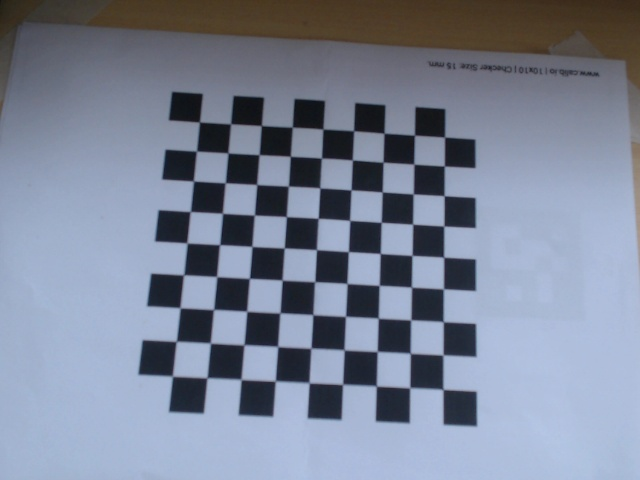
#> input picture Calibration/c920/foto_1.jpg, 640 x 480 px; its folder holds only this picture in this run
$ python calibrarion.py
#> lines starting #> are read from the running program, lines starting #| are printed output that depends on the picture; after the words box and inside, x2 and y2 are one past the last pixel; in counts of white or black regions, pixels touching at a corner belong together
import numpy as np
import cv2
import glob
import yaml
import os

# Termination criteria
criteria = (cv2.TERM_CRITERIA_EPS + cv2.TERM_CRITERIA_MAX_ITER, 30, 0.001)

# Prepare object points, like (0,0,0), (1,0,0), (2,0,0) ....,(8,8,0)
objp = np.zeros((9*9, 3), np.float32)
square_size = 15  # Tamanho real do quadrado em mm
objp[:, :2] = np.mgrid[0:9, 0:9].T.reshape(-1, 2) * square_size

# Arrays to store object points and image points from all the images.
objpoints = []  # 3D point in real world space
imgpoints = []  # 2D points in image plane.

# Load images from specified directory
images = glob.glob(r'/Calibration/c920/*.jpg')
images_result = glob.glob(r'/Calibration/c920_result/*.jpg')

# Create a results directory to save corrected images
results_dir = '/Calibration/results-c920'
combined_iphone_results = '/Calibration/results-combined-c920'

os.makedirs(results_dir, exist_ok=True)
os.makedirs(combined_iphone_results, exist_ok=True)

found = 0
for fname in images:
    img = cv2.imread(fname)  # Capture frame-by-frame
#> img is the input picture: shape (480, 640, 3); mean B, G, R 151.4, 132.9, 124.5
    gray = cv2.cvtColor(img, cv2.COLOR_BGR2GRAY)
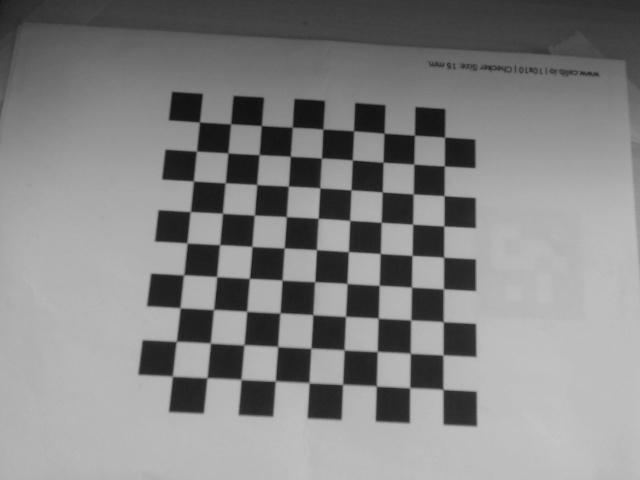
#> gray: shape (480, 640); min 15, max 197, mean 132.5

    # Find the chess board corners
    ret, corners = cv2.findChessboardCorners(gray, (9, 9), None)
#> ret = True; corners = 81 rows, first 8: [199.2, 121.8], [230.6, 123.8], [261.4, 125.7], [292.2, 127.1], [323, 129.2], [353.8, 130.7], [384.1, 133.3], [414.9, 135]

    # If found, add object points, image points (after refining them)
    if ret:
        objpoints.append(objp)  # Every loop objp is the same, in 3D.
        corners2 = cv2.cornerSubPix(gray, corners, (11, 11), (-1, -1), criteria)
#> corners2 = 81 rows, first 8: [199.4, 122.1], [230.6, 123.8], [261.3, 125.5], [292.3, 127.2], [322.8, 129], [353.6, 130.8], [384, 133.3], [414.5, 135.2]
        imgpoints.append(corners2)

        # Draw and display the corners
        img = cv2.drawChessboardCorners(img, (9, 9), corners2, ret)
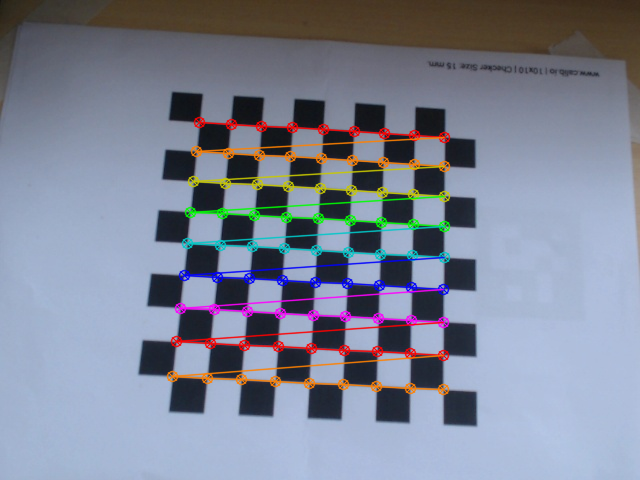
#> img: shape (480, 640, 3); 6.24% of pixels changed, all inside (x1, y1, x2, y2) = (166, 116, 451, 396)
        found += 1

        # Resize the image for visualization
        img_resized = cv2.resize(img, (1080, 720))  # Ajuste as dimensões conforme necessário
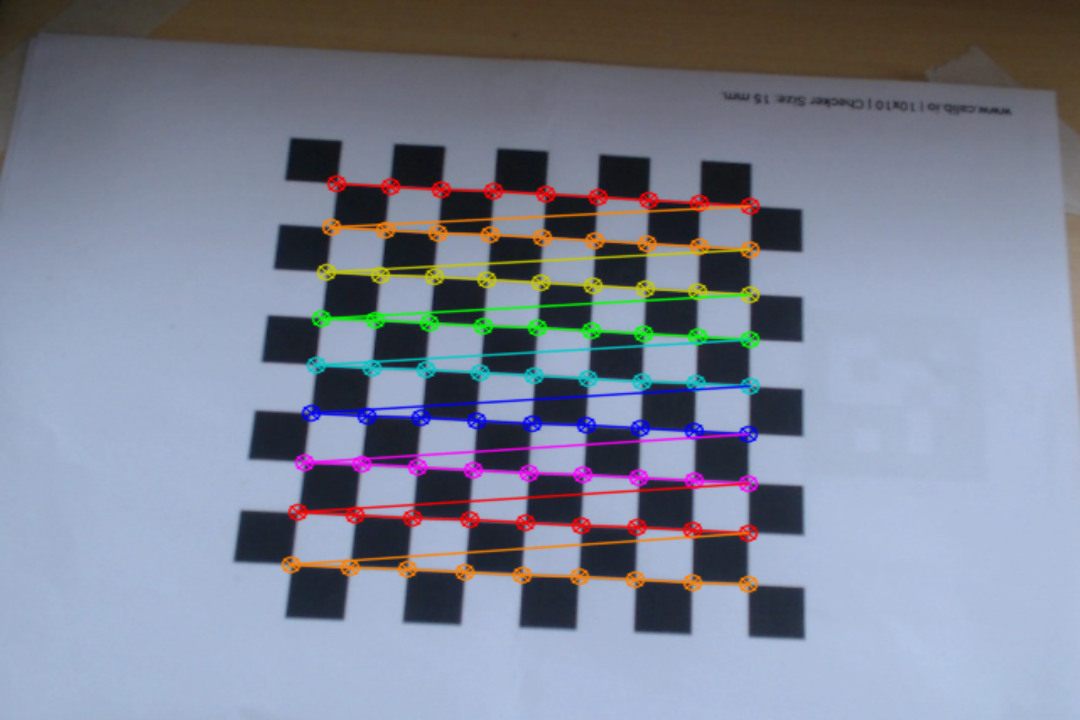
#> img_resized: shape (720, 1080, 3); mean B, G, R 149.9, 132.8, 126.6
        cv2.imshow('img', img_resized)
        cv2.waitKey(500)

# Calibration
ret, mtx, dist, rvecs, tvecs = cv2.calibrateCamera(objpoints, imgpoints, gray.shape[::-1], None, None)
#> ret = 0.176; mtx = [[496.1, 0, 316.5], [0, 490.5, 224.5], [0, 0, 1]]; dist = [[-0.0581, 0.482, 0.00479, -0.0047, -0.977]]; rvecs = ([-0.174, -0.0222, 0.0559],); tvecs = ([-56.72, -50.51, 240.4],)

# Transform the matrix and distortion coefficients to writable lists
data = {
    'camera_matrix': np.asarray(mtx).tolist(),
    'dist_coeff': np.asarray(dist).tolist()
}
#> data = {'camera_matrix': [[496.1, 0, 316.5], [0, 490.5, 224.5], [0, 0, 1]], 'dist_coeff': [[-0.0581, 0.482, 0.00479, -0.0047, -0.977]]}

# Save calibration data to a file
with open("calibration_matrix-c920.yaml", "w") as f:
    yaml.dump(data, f)

# Apply undistortion to the images and display original and corrected images
for idx, fname in enumerate(images_result):
    img = cv2.imread(fname)

    # Undistort the image using the calibration parameters
    h, w = img.shape[:2]
    new_camera_mtx, roi = cv2.getOptimalNewCameraMatrix(mtx, dist, (w, h), 1, (w, h))
    dst = cv2.undistort(img, mtx, dist, None, new_camera_mtx)

    # Resize images for side-by-side visualization
    img_resized = cv2.resize(img, (640, 480))  # Resize original
    dst_resized = cv2.resize(dst, (640, 480))  # Resize corrected

    # Concatenate the original and corrected images horizontally
    combined = np.hstack((img_resized, dst_resized))

    # Display the combined image
    cv2.imshow('Original vs Corrected', combined)
    cv2.waitKey(500)

    # Define the path correctly
    corrected_combined_image_name = os.path.join(combined_iphone_results, f'corrected_combined_{idx}.png')
    cv2.imwrite(corrected_combined_image_name, combined)

    # Save the corrected image
    corrected_image_name = os.path.join(results_dir, f'corrected_{idx}.png')
    cv2.imwrite(corrected_image_name, dst)

print("Number of images used for calibration: ", found)

# When everything done, release the capture
cv2.destroyAllWindows()

$ run again, on Calibration/c920/foto_14.jpg
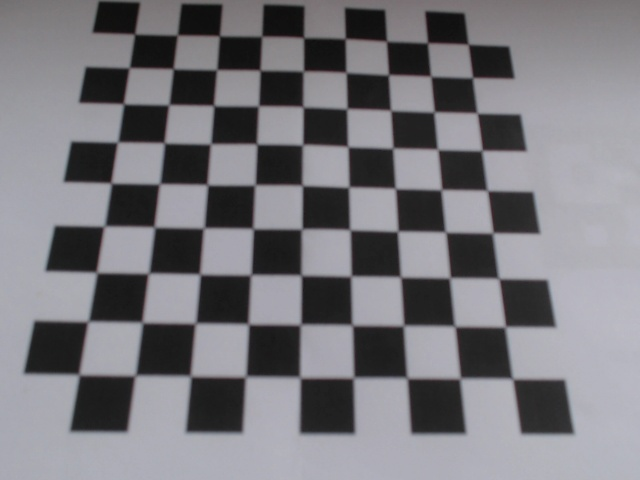
#> input picture Calibration/c920/foto_14.jpg, 640 x 480 px
#> img is the input picture: shape (480, 640, 3); mean B, G, R 124.6, 119.6, 120.6
#> `ret, corners = cv2.findChessboardCorners(gray, (9, 9), None)`: ret = True; corners = 81 rows, first 8: [133.2, 32.3], [179.4, 33.18], [220.6, 37.58], [262, 36.5], [303.5, 37.5], [345, 38.5], [387, 41.5], [427.5, 43]
#> corners2 = 81 rows, first 8: [134.6, 34.09], [177.3, 35.05], [219.4, 35.82], [261.7, 36.35], [303.5, 37.67], [345.3, 38.62], [386.4, 41.23], [427.6, 42.85]
#> `img = cv2.drawChessboardCorners(img, (9, 9), corners2, ret)`:
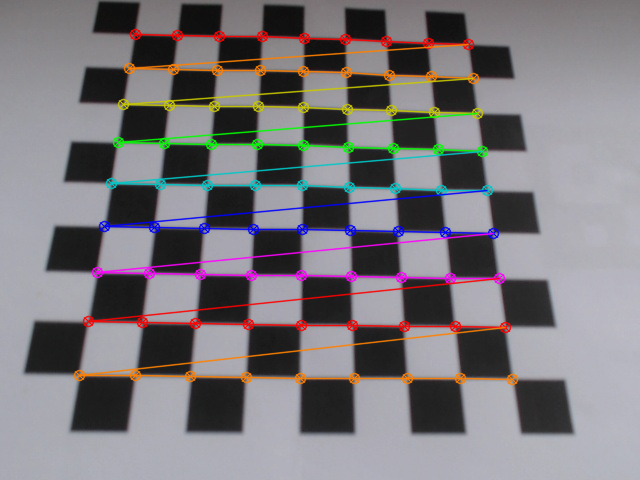
#> img: shape (480, 640, 3); 8.27% of pixels changed, all inside (x1, y1, x2, y2) = (73, 28, 519, 386)
#> `img_resized = cv2.resize(img, (1080, 720))`:
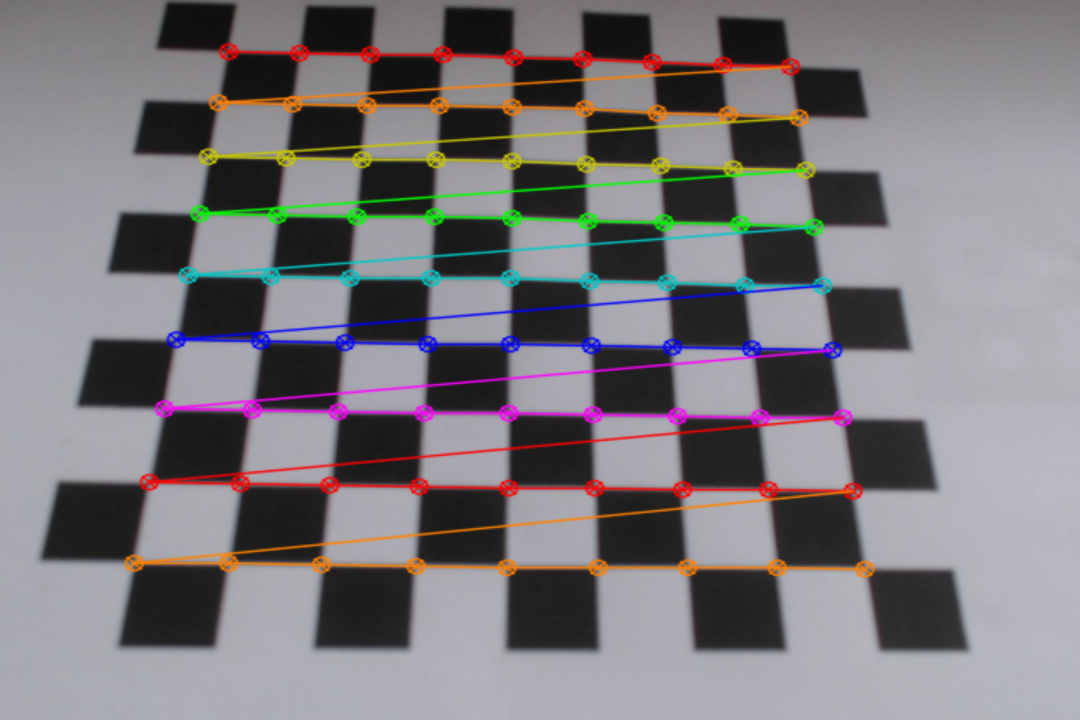
#> img_resized: shape (720, 1080, 3); mean B, G, R 123.6, 119.6, 123
#> `ret, mtx, dist, rvecs, tvecs = cv2.calibrateCamera(objpoints, imgpoint..`: ret = 0.518; mtx = [[822.1, 0, 335.7], [0, 981.4, 344.6], [0, 0, 1]]; dist = [[0.0508, -0.527, 0.00281, -0.0133, 0.529]]; rvecs = ([-0.584, -0.0334, -0.000507],); tvecs = ([-71.18, -93.02, 294.2],)
#> data = {'camera_matrix': [[822.1, 0, 335.7], [0, 981.4, 344.6], [0, 0, 1]], 'dist_coeff': [[0.0508, -0.527, 0.00281, -0.0133, 0.529]]}

$ run again, on Calibration/c920/foto_15.jpg
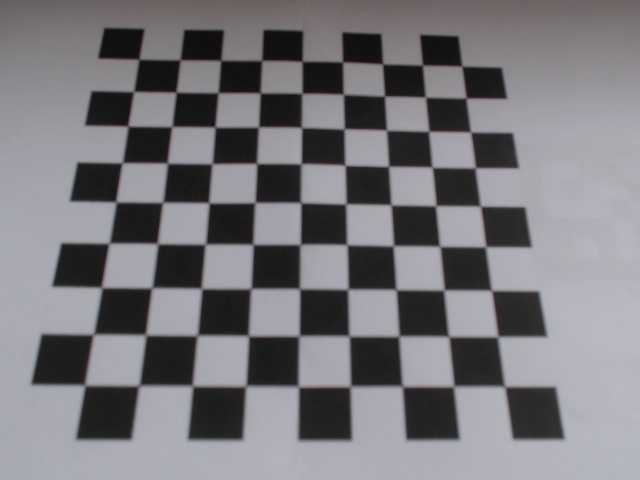
#> input picture Calibration/c920/foto_15.jpg, 640 x 480 px
#> img is the input picture: shape (480, 640, 3); mean B, G, R 124.4, 119.6, 121.1
#> `ret, corners = cv2.findChessboardCorners(gray, (9, 9), None)`: ret = True; corners = 81 rows, first 8: [139.7, 60.77], [182.1, 58.65], [221, 60.5], [261.5, 60.5], [302, 61.5], [343.9, 60.33], [383, 64], [422.5, 65.5]
#> corners2 = 81 rows, first 8: [138.8, 59.28], [180.2, 59.88], [220.8, 60.33], [261.7, 60.47], [302.2, 61.34], [342.6, 61.88], [382.5, 63.98], [422.5, 65.15]
#> `img = cv2.drawChessboardCorners(img, (9, 9), corners2, ret)`:
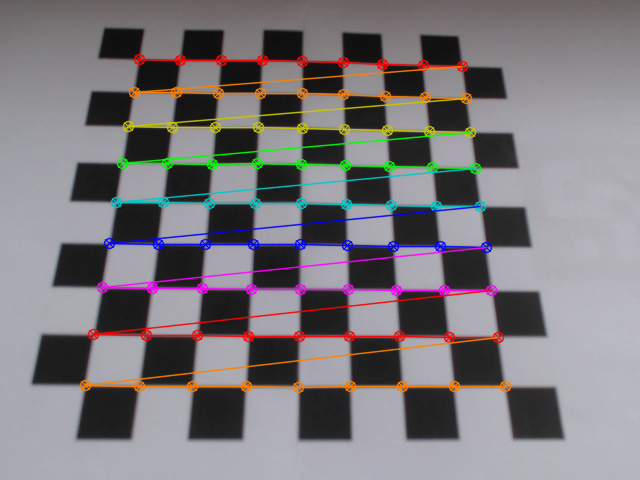
#> img: shape (480, 640, 3); 8.07% of pixels changed, all inside (x1, y1, x2, y2) = (79, 53, 512, 394)
#> `img_resized = cv2.resize(img, (1080, 720))`:
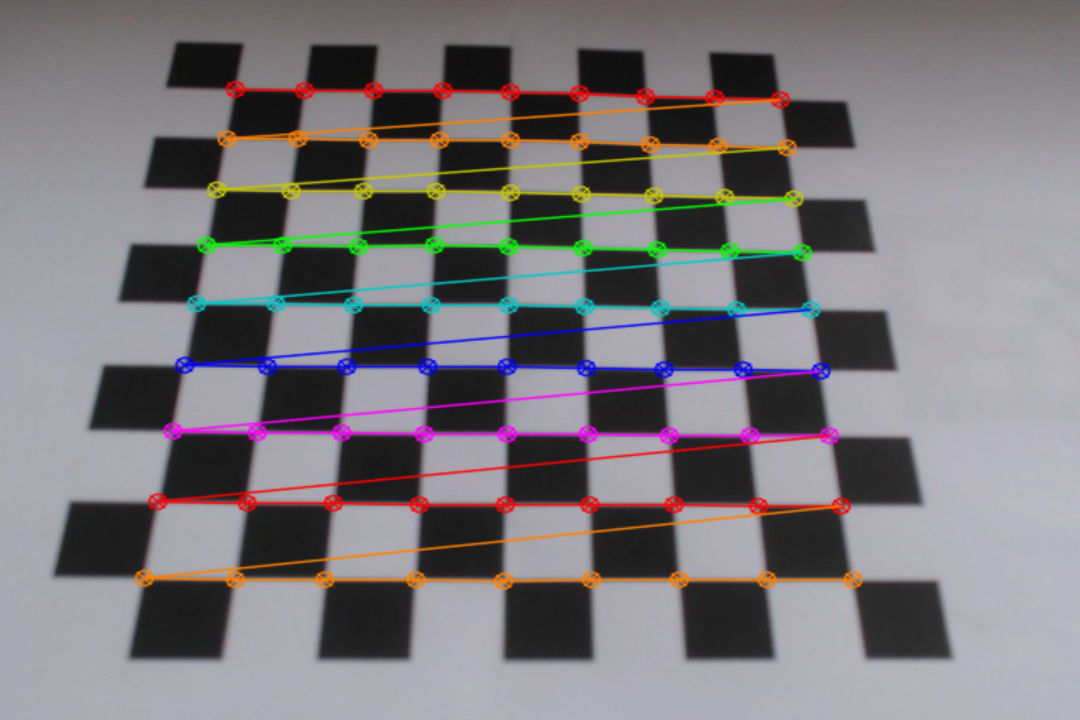
#> img_resized: shape (720, 1080, 3); mean B, G, R 123.4, 119.7, 123.4
#> `ret, mtx, dist, rvecs, tvecs = cv2.calibrateCamera(objpoints, imgpoint..`: ret = 0.506; mtx = [[775.6, 0, 321.7], [0, 805.4, 204.6], [0, 0, 1]]; dist = [[-0.134, 1.27, 0.00431, -0.0103, -3.6]]; rvecs = ([-0.567, -0.0305, 0.00444],); tvecs = ([-67.15, -51.77, 285.3],)
#> data = {'camera_matrix': [[775.6, 0, 321.7], [0, 805.4, 204.6], [0, 0, 1]], 'dist_coeff': [[-0.134, 1.27, 0.00431, -0.0103, -3.6]]}

$ run again, on Calibration/c920/foto_16.jpg
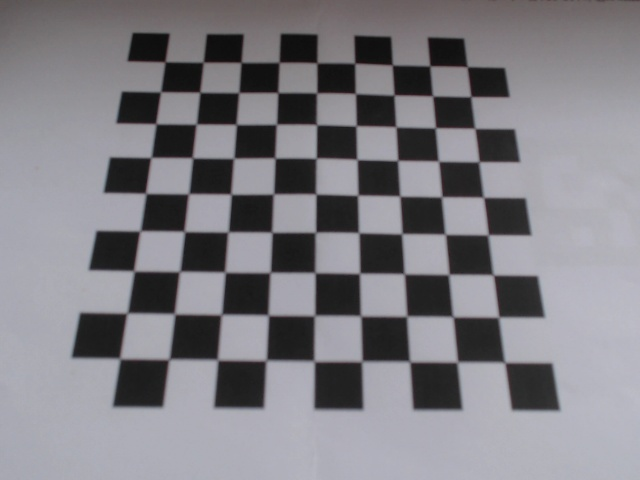
#> input picture Calibration/c920/foto_16.jpg, 640 x 480 px
#> img is the input picture: shape (480, 640, 3); mean B, G, R 131.8, 126.2, 127.7
#> `ret, corners = cv2.findChessboardCorners(gray, (9, 9), None)`: ret = True; corners = 81 rows, first 8: [165, 61.5], [203.1, 61.97], [242.2, 63.44], [279, 62.5], [315.5, 61.78], [354.5, 63.5], [393, 66.39], [430, 66]
#> corners2 = 81 rows, first 8: [165, 61.8], [203.3, 62.25], [241, 62.42], [279.1, 62.38], [316.8, 62.91], [354.7, 63.28], [392.2, 64.99], [429.8, 65.88]
#> `img = cv2.drawChessboardCorners(img, (9, 9), corners2, ret)`:
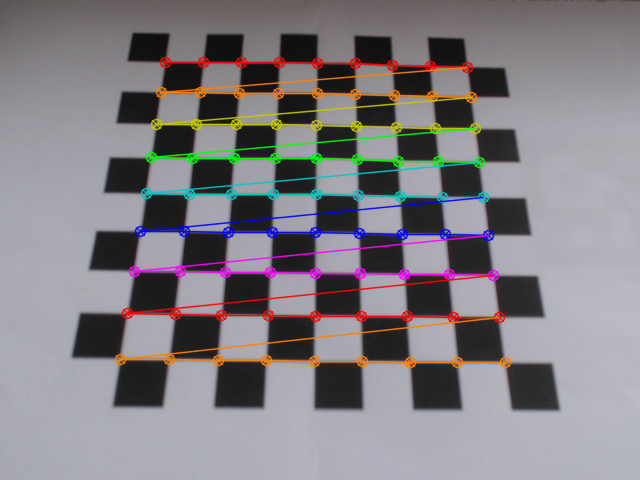
#> img: shape (480, 640, 3); 7.59% of pixels changed, all inside (x1, y1, x2, y2) = (114, 56, 512, 369)
#> `img_resized = cv2.resize(img, (1080, 720))`:
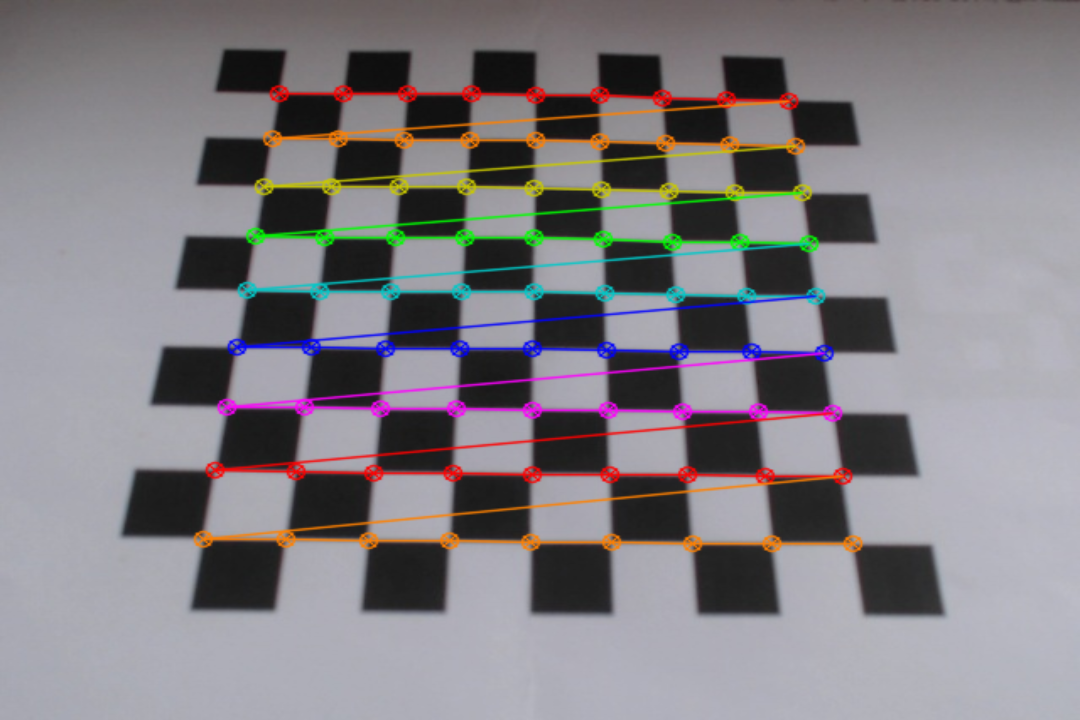
#> img_resized: shape (720, 1080, 3); mean B, G, R 130.9, 126.2, 129.9
#> `ret, mtx, dist, rvecs, tvecs = cv2.calibrateCamera(objpoints, imgpoint..`: ret = 0.469; mtx = [[611.6, 0, 319.4], [0, 640.9, 312.8], [0, 0, 1]]; dist = [[0.0365, -0.241, 0.00172, -0.00824, 0.162]]; rvecs = ([-0.435, -0.00202, 0.00917],); tvecs = ([-60.74, -94.98, 242.5],)
#> data = {'camera_matrix': [[611.6, 0, 319.4], [0, 640.9, 312.8], [0, 0, 1]], 'dist_coeff': [[0.0365, -0.241, 0.00172, -0.00824, 0.162]]}

$ run again, on Calibration/c920/foto_10.jpg
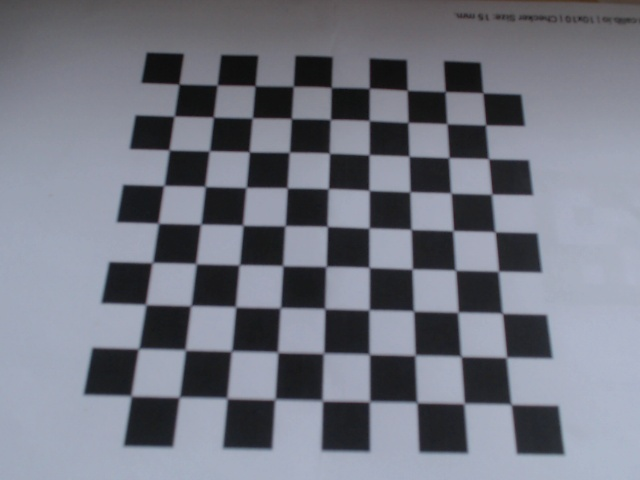
#> input picture Calibration/c920/foto_10.jpg, 640 x 480 px
#> img is the input picture: shape (480, 640, 3); mean B, G, R 130.2, 119, 115.9
#> `ret, corners = cv2.findChessboardCorners(gray, (9, 9), None)`: ret = True; corners = 81 rows, first 8: [180.6, 85], [218, 83.53], [254.2, 84.71], [293.5, 86.5], [330.9, 87.66], [369.9, 86.21], [408.4, 91.26], [445, 91.5]
#> corners2 = 81 rows, first 8: [178.9, 84.11], [217.2, 85], [255, 85.74], [293.3, 86.3], [331.2, 87.41], [369.3, 88.23], [407.1, 90.32], [445.2, 91.58]
#> `img = cv2.drawChessboardCorners(img, (9, 9), corners2, ret)`:
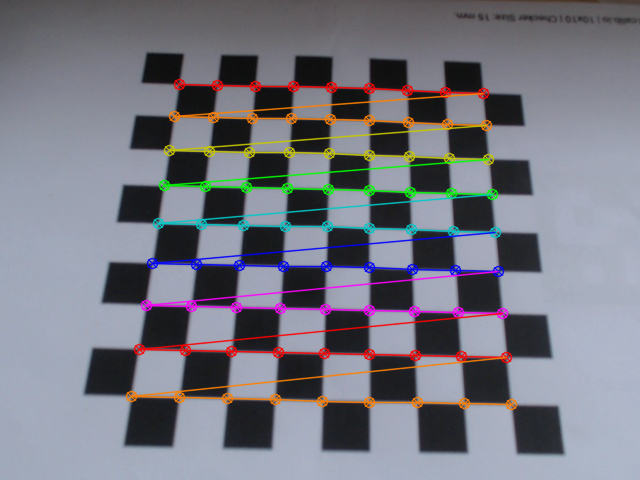
#> img: shape (480, 640, 3); 7.59% of pixels changed, all inside (x1, y1, x2, y2) = (125, 78, 518, 411)
#> `img_resized = cv2.resize(img, (1080, 720))`:
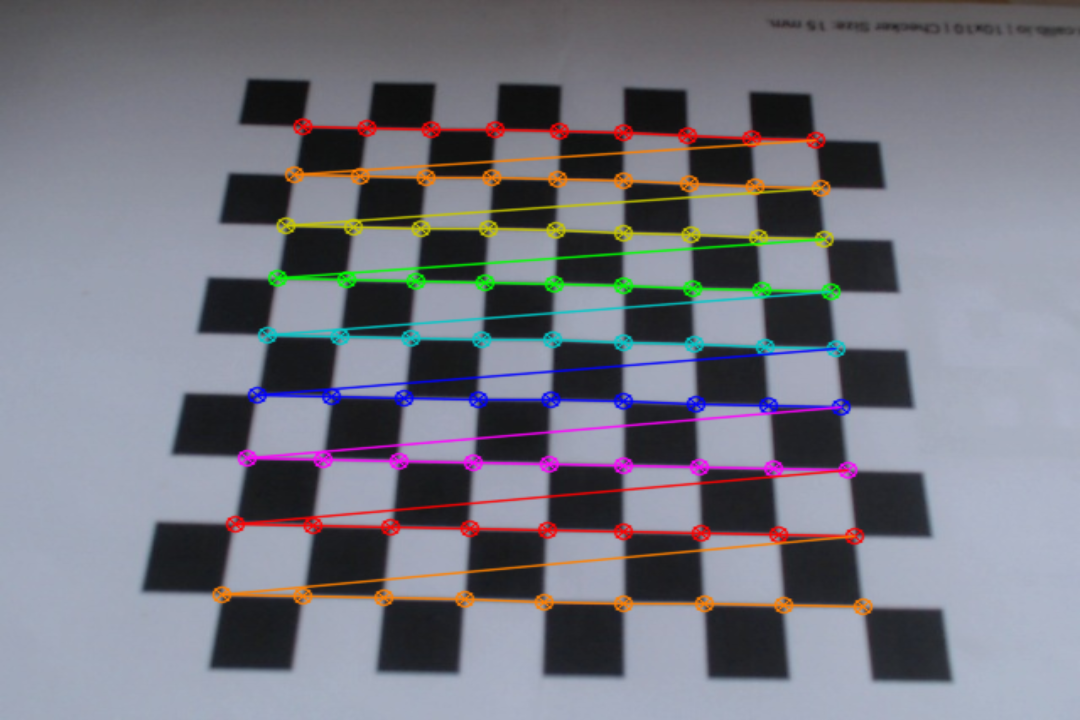
#> img_resized: shape (720, 1080, 3); mean B, G, R 129.1, 119.1, 118.3
#> `ret, mtx, dist, rvecs, tvecs = cv2.calibrateCamera(objpoints, imgpoint..`: ret = 0.382; mtx = [[458.1, 0, 333.8], [0, 439.1, 229], [0, 0, 1]]; dist = [[-0.0234, 0.0626, 0.00294, 0.000345, 0.00877]]; rvecs = ([-0.295, -0.0151, 0.0253],); tvecs = ([-60.99, -59.78, 179.6],)
#> data = {'camera_matrix': [[458.1, 0, 333.8], [0, 439.1, 229], [0, 0, 1]], 'dist_coeff': [[-0.0234, 0.0626, 0.00294, 0.000345, 0.00877]]}
